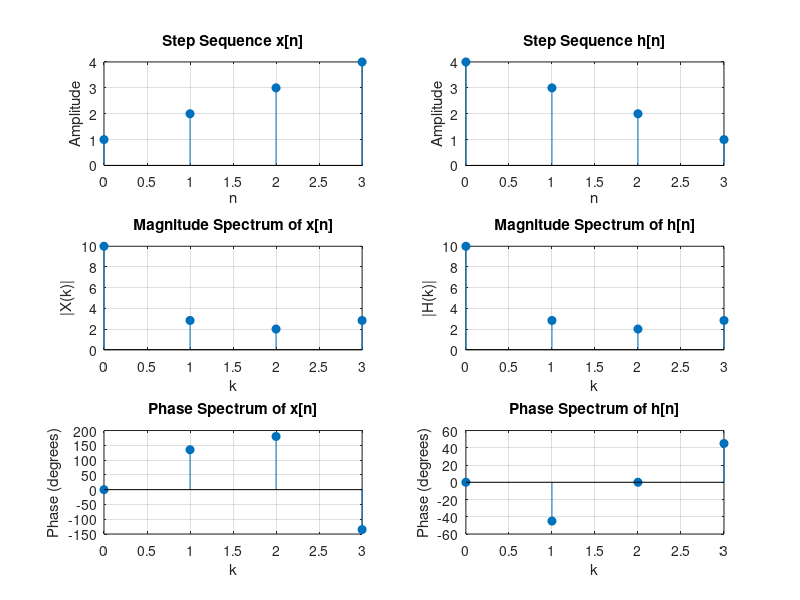

MATLAB code for this plot:
clc;
clear all;
close all;

% Define given sequences
x = [1, 2, 3, 4];  % Step sequence for x
h = [4, 3, 2, 1];  % Step sequence for h

% Compute FFT length (max sequence length)
N = max(length(x), length(h));

% Compute FFT for the sequences
X_fft = fft(x, N);
H_fft = fft(h, N);

% Compute Magnitude and Phase
mag_X = abs(X_fft);
phase_X = angle(X_fft) * 180 / pi; % Convert phase to degrees

mag_H = abs(H_fft);
phase_H = angle(H_fft) * 180 / pi; % Convert phase to degrees

% Define time indices
n = 0:N-1; 

% Plot x[n] and its FFT
figure;
subplot(3,2,1);
stem(n, x, 'filled');
title('Step Sequence x[n]');
xlabel('n'); ylabel('Amplitude');
grid on;

subplot(3,2,3);
stem(0:N-1, mag_X, 'filled');
title('Magnitude Spectrum of x[n]');
xlabel('k'); ylabel('|X(k)|');
grid on;

subplot(3,2,5);
stem(0:N-1, phase_X, 'filled');
title('Phase Spectrum of x[n]');
xlabel('k'); ylabel('Phase (degrees)');
grid on;

% Plot h[n] and its FFT
subplot(3,2,2);
stem(n, h, 'filled');
title('Step Sequence h[n]');
xlabel('n'); ylabel('Amplitude');
grid on;

subplot(3,2,4);
stem(0:N-1, mag_H, 'filled');
title('Magnitude Spectrum of h[n]');
xlabel('k'); ylabel('|H(k)|');
grid on;

subplot(3,2,6);
stem(0:N-1, phase_H, 'filled');
title('Phase Spectrum of h[n]');
xlabel('k'); ylabel('Phase (degrees)');
grid on;
